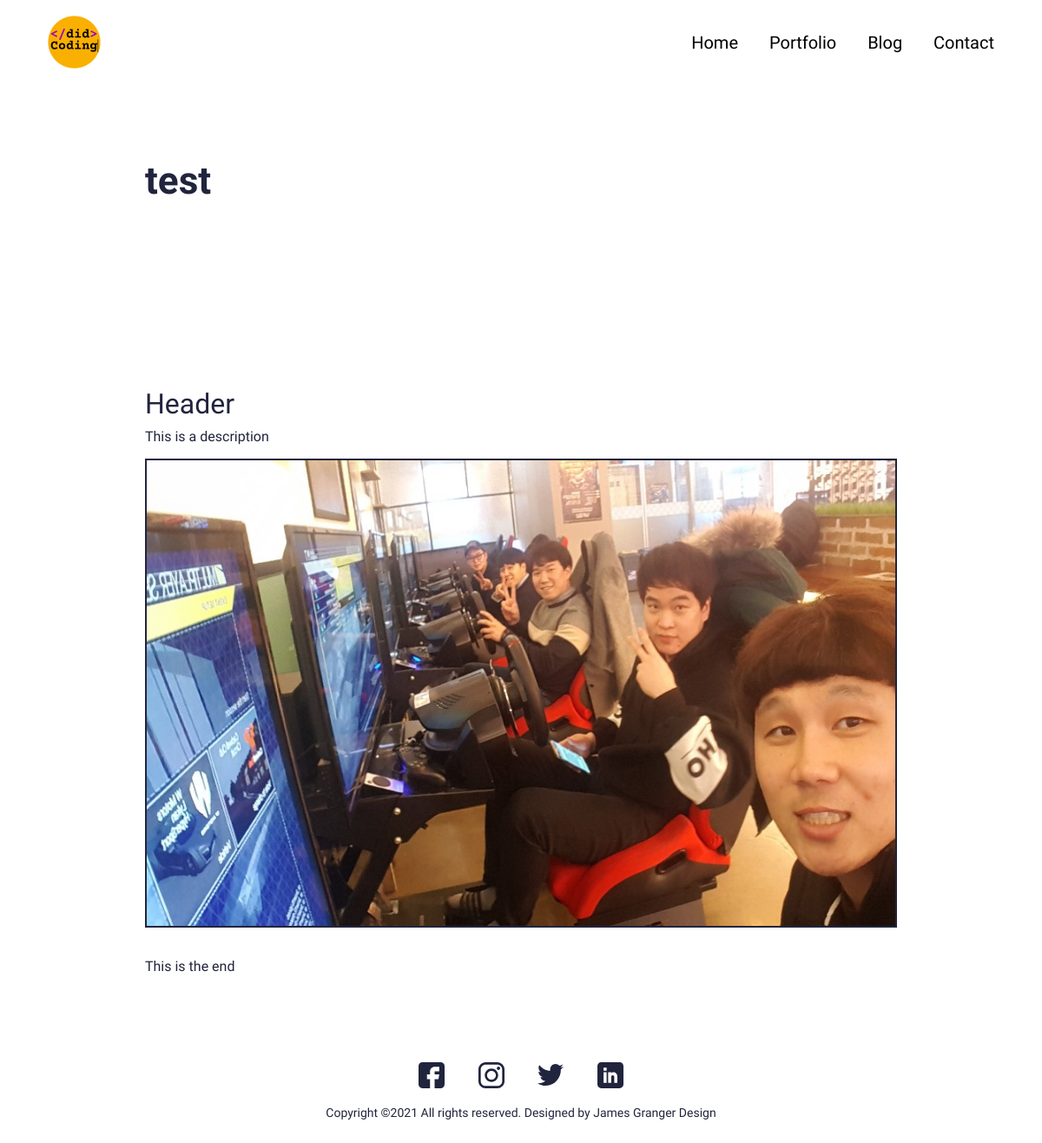
Page /portfolio/test on the committed database.
### main/models.py (models this page shows, shortened)
class Portfolio(models.Model):
    class Meta:
        verbose_name_plural = 'Portfolio Profiles'
        verbose_name = 'Portfolio'
        ordering = ["name"]
    date = models.DateTimeField(blank=True, null=True)
    name = models.CharField(max_length=200, blank=True, null=True)
    description = models.CharField(max_length=500, blank=True, null=True)
    body = RichTextField(blank=True, null=True)
    image = models.ImageField(blank=True, null=True, upload_to="portfolio")
    slug = models.SlugField(null=True, blank=True)
    is_active = models.BooleanField(default=True)

### main/views.py (the view)
# urls.py: path('portfolio/<slug:slug>', views.PortfolioDetailView.as_view(), name="portfolio"),
class PortfolioDetailView(generic.DetailView):
	model = Portfolio
	template_name = "main/portfolio-detail.html"

### resume_app/context_processors.py (called while the page is built)
def project_context(request):
	context = {
		'me': User.objects.first(),
	}
	return context

### main/templates/main/portfolio-detail.html (shortened to what this page needs)
{% extends 'main/base.html' %}
{% load static %}
{% block content %}
<section>
  <div class="innerPageBannerCol">
    <div class="container">
      <div class="row g-4 g-md-3  align-items-center">
        <div class="col-md-6">
          <div class="bannerContent">
            <h1 class="xlTitle pb-md-3">{{object.name}}</h1>
          </div>
        </div>
      </div>
    </div>
  </div>
</section>
<section>
  <div class="sectionSpaceSm">
    <div class="container">
      {{object.body|safe}}
    </div>
  </div>
</section>
{%endblock%}

### static/css/style.css (style rules this page uses)
:root { --primaryColor: #9C07B6; --primaryDarkColor: #3D0048; --primaryHoverColor: #900AA8; --secondaryColor: #F9B000; --baseColor: #21243D; --baseFont: 'Heebo', sans-serif; --titleFont: 'Courier Prime', monospace; --regular: 400; --medium: 500; --bold: 700; --black: 900; --lightBg: #F1F1F1; }
html { scroll-behavior: smooth; }
body { font-family: var(--baseFont); color: var(--baseColor); line-height: normal; }
img { max-width: 100%; }
.xlTitle { font-size: 44px; line-height: 1.3; font-weight: var(--bold); font-family: var(--titleFont) }
.sectionSpaceSm { padding: 35px 0; }
.innerPageBannerCol { padding: 180px 0 150px; }
@media (min-width:992px) { .container, .container-lg, .container-md, .container-sm, .container-xl, .container-xxl { max-width: 890px; } }

### rows in the picture
Portfolio: name "test", body "Header This is a description This is the end", body (picture)
